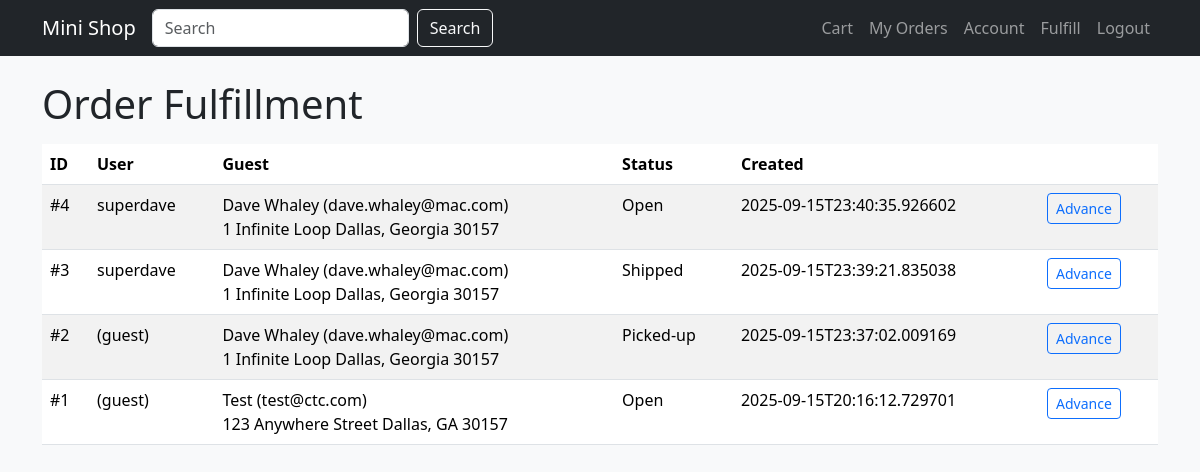
/fulfill (signed in), run on the app's committed database.
### tables this page shows
CREATE TABLE orders (
            id INTEGER PRIMARY KEY AUTOINCREMENT,
            user_id INTEGER,
            guest_name TEXT,
            guest_email TEXT,
            guest_address TEXT,
            status TEXT NOT NULL DEFAULT 'Open',
            created_at TEXT NOT NULL,
            FOREIGN KEY(user_id) REFERENCES users(id) ON DELETE SET NULL
        );

### app.py (the view)
@app.route("/fulfill")
def fulfill():
    user = session.get("user")
    if not (user and user.get("role") == "staff"):
        flash("Staff only.", "danger")
        return redirect(url_for("index"))
    conn = get_db()
    rows = conn.execute(
        "SELECT o.*, COALESCE(u.username, '(guest)') AS username FROM orders o LEFT JOIN users u ON o.user_id = u.id ORDER BY o.id DESC"
    ).fetchall()
    return render_template("fulfill.html", orders=rows)

### app.py (called while the page is built)
def get_db():
    conn = sqlite3.connect(DB_PATH)
    conn.row_factory = sqlite3.Row
    return conn

### templates/fulfill.html
{% extends "base.html" %}
{% block content %}
<h1 class="mb-3">Order Fulfillment</h1>
<table class="table table-striped">
    <thead>
        <tr><th>ID</th><th>User</th><th>Guest</th><th>Status</th><th>Created</th><th></th></tr>
    </thead>
    <tbody>
        {% for o in orders %}
        <tr>
            <td>#{{ o.id }}</td>
            <td>{{ o.username }}</td>
            <td>
                {% if o.guest_name %}
                    {{ o.guest_name }} ({{ o.guest_email }})<br>{{ o.guest_address }}
                {% else %}-{% endif %}
            </td>
            <td>{{ o.status }}</td>
            <td>{{ o.created_at }}</td>
            <td><a class="btn btn-sm btn-outline-primary" href="{{ url_for('advance', order_id=o.id) }}">Advance</a></td>
        </tr>
        {% endfor %}
    </tbody>
</table>
{% endblock %}

### data on the page
orders: id "4", username "superdave", guest_name "Dave Whaley", guest_email "dave.whaley@mac.com", guest_address "1 Infinite Loop Dallas, Georgia 30157", status "Open", created_at "2025-09-15T23:40:35.926602"
orders: id "3", username "superdave", guest_name "Dave Whaley", guest_email "dave.whaley@mac.com", guest_address "1 Infinite Loop Dallas, Georgia 30157", status "Shipped", created_at "2025-09-15T23:39:21.835038"
orders: id "2", username "(guest)", guest_name "Dave Whaley", guest_email "dave.whaley@mac.com", guest_address "1 Infinite Loop Dallas, Georgia 30157", status "Picked-up", created_at "2025-09-15T23:37:02.009169"
orders: id "1", username "(guest)", guest_name "Test", guest_email "test@ctc.com", guest_address "123 Anywhere Street Dallas, GA 30157", status "Open", created_at "2025-09-15T20:16:12.729701"
